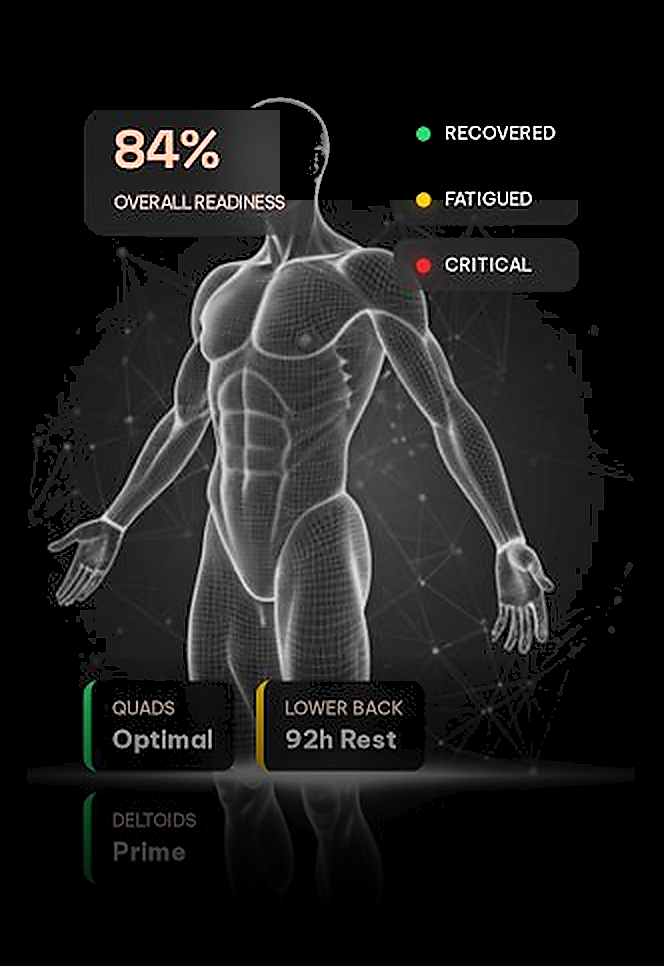
#> input picture body-wireframe.png, 664 x 966 px
$ python process-asset.py ../body-wireframe.png ../social_media_post_1080x1080.png
#> lines starting #> are read from the running program, lines starting #| are printed output that depends on the picture
#!/usr/bin/env python3
import sys
from PIL import Image

def process(input_path, output_path):
#> called with input_path = '../body-wireframe.png', output_path = '../social_media_post_1080x1080.png'
    img = Image.open(input_path).convert("RGB")
#> img is the input picture: PIL image 664x966 RGB; mean R, G, B 28.6, 28.4, 28.1

    # Find bounding box of non-black pixels
    gray = img.convert("L")
    bbox = gray.point(lambda p: p > 20 and 255).getbbox()
#> bbox = (28, 97, 634, 883)

    if not bbox:
        print("No figure found")
        return

    figure = img.crop(bbox)
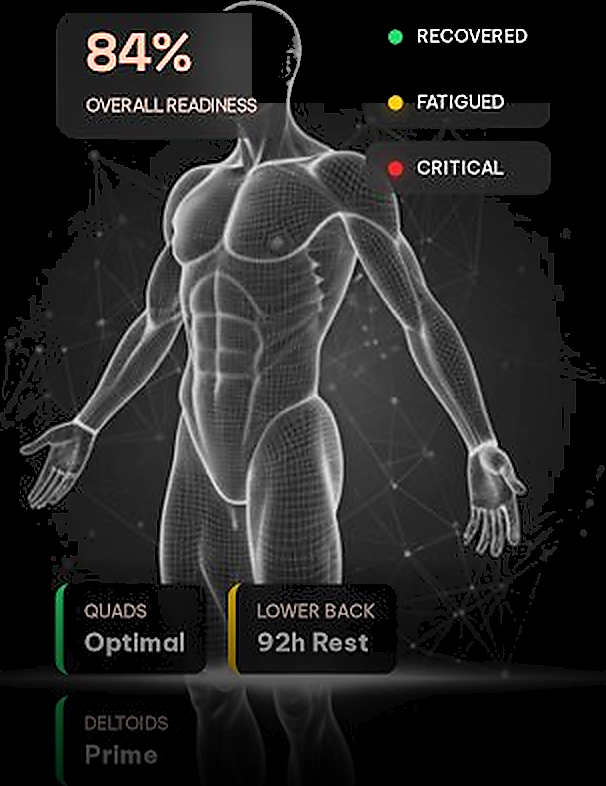
#> figure: PIL image 606x786 RGB; mean R, G, B 38.5, 38.3, 37.9

    # Target size
    TARGET_W, TARGET_H = 640, 1280
    FIGURE_TARGET_H = int(TARGET_H * 0.70)

    # Calculate scale to make figure height = FIGURE_TARGET_H
    scale = FIGURE_TARGET_H / float(figure.height)
#> scale = 1.14
    new_w = int(figure.width * scale)
#> new_w = 690
    new_h = FIGURE_TARGET_H

    # If width exceeds TARGET_W, scale by width instead
    if new_w > TARGET_W * 0.9:
        scale = (TARGET_W * 0.9) / float(figure.width)
#> scale = 0.95
        new_w = int(figure.width * scale)
#> new_w = 576
        new_h = int(figure.height * scale)
#> new_h = 747

    figure = figure.resize((new_w, new_h), Image.Resampling.LANCZOS)
#> figure: PIL image 576x747 RGB

    # Create new blank image
    out = Image.new("RGB", (TARGET_W, TARGET_H), (0, 0, 0))
#> out: PIL image 640x1280 RGB; every value is 0

    # Paste centered
    paste_x = (TARGET_W - new_w) // 2
#> paste_x = 32
    paste_y = (TARGET_H - new_h) // 2
#> paste_y = 266
    out.paste(figure, (paste_x, paste_y))
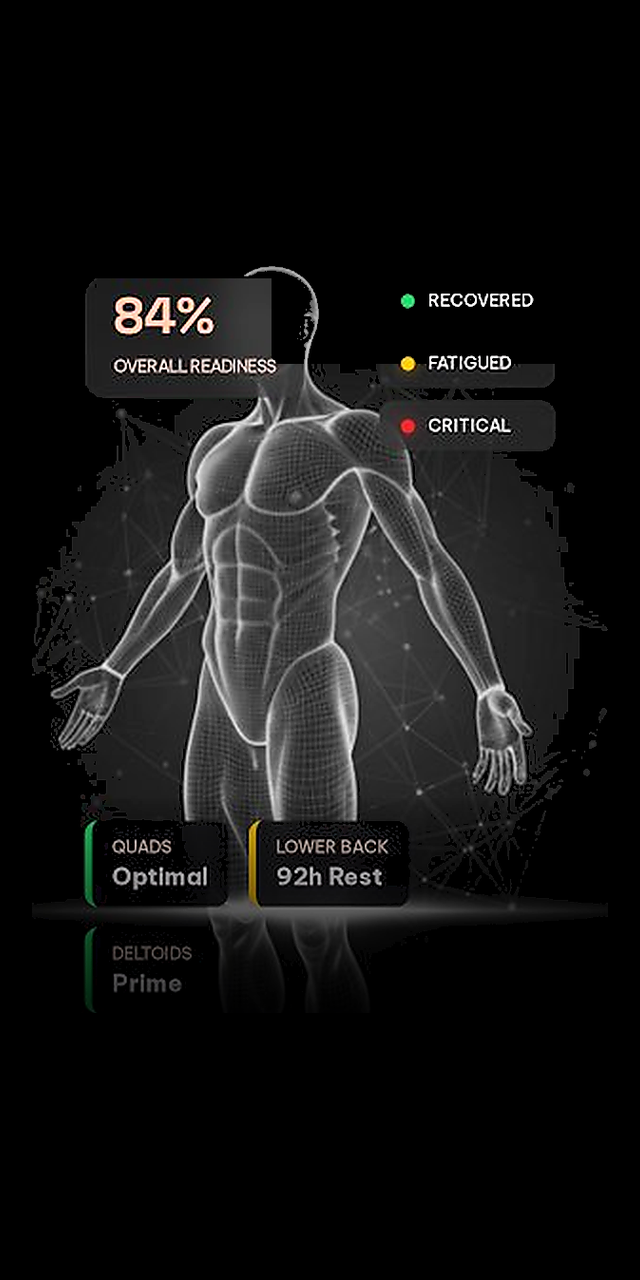
#> out: PIL image 640x1280 RGB; mean R, G, B 20.3, 20.2, 19.9

    # Sweep for stray light background pixels and force to black
    out_data = out.load()
    for y in range(TARGET_H):
        for x in range(TARGET_W):
            r, g, b = out_data[x, y]
            if r > 200 and g > 200 and b > 200 and abs(r-g) < 20 and abs(g-b) < 20:
                out_data[x, y] = (0, 0, 0)

    # Save
    out.save(output_path, format="PNG", optimize=True)
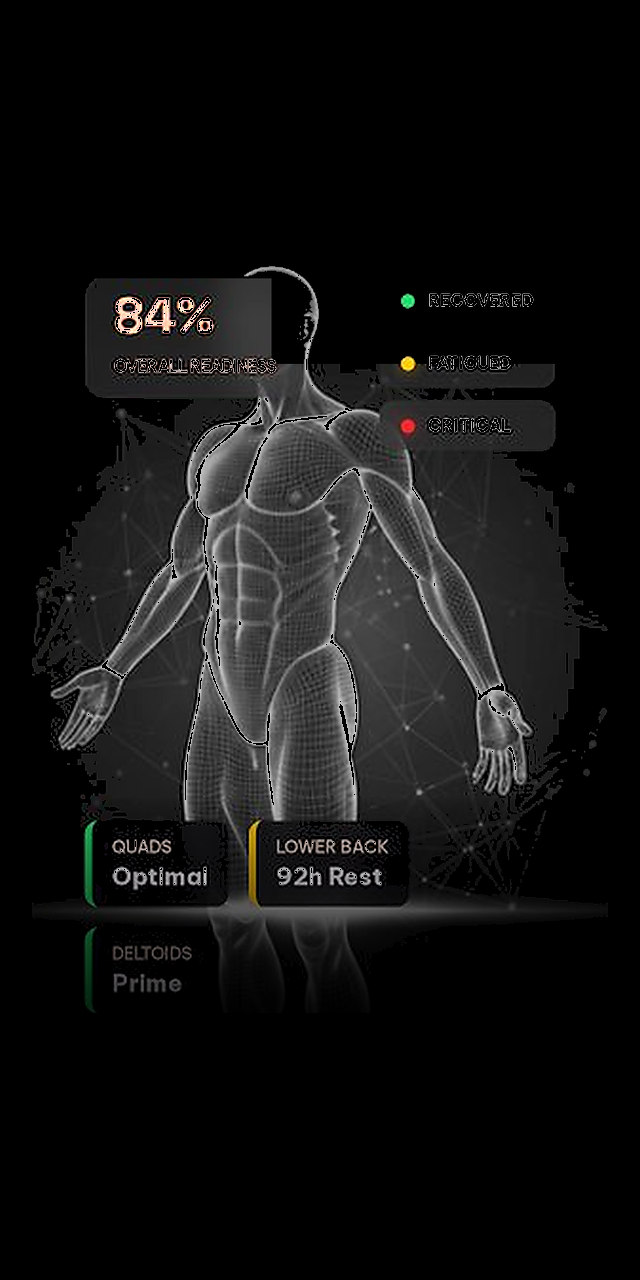
#> saved as social_media_post_1080x1080.png: PIL image 640x1280 RGB; mean R, G, B 19, 18.9, 18.7
    print(f"Saved to {output_path}")

if __name__ == "__main__":
    if len(sys.argv) < 3:
        print("Usage: process-asset.py <input> <output>")
        sys.exit(1)
    process(sys.argv[1], sys.argv[2])
